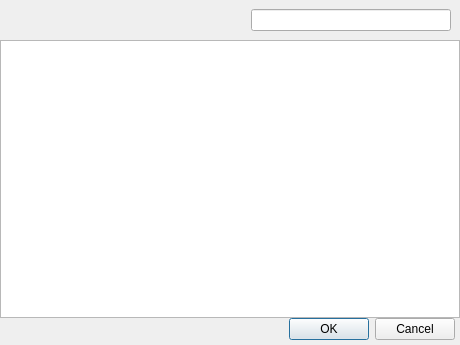
<?xml version="1.0" encoding="UTF-8"?>
<ui version="4.0">
 <class>FilesetGroupChooser</class>
 <widget class="QDialog" name="FilesetGroupChooser">
  <property name="geometry">
   <rect>
    <x>0</x>
    <y>0</y>
    <width>460</width>
    <height>345</height>
   </rect>
  </property>
  <property name="windowTitle">
   <string>Choose a fileset group</string>
  </property>
  <layout class="QVBoxLayout" name="verticalLayout">
   <property name="spacing">
    <number>0</number>
   </property>
   <property name="leftMargin">
    <number>0</number>
   </property>
   <property name="topMargin">
    <number>0</number>
   </property>
   <property name="rightMargin">
    <number>0</number>
   </property>
   <property name="bottomMargin">
    <number>0</number>
   </property>
   <item>
    <widget class="ViewSearchHeader" name="widget" native="true">
     <layout class="QHBoxLayout" name="horizontalLayout">
      <item>
       <spacer name="searchSpacer_5">
        <property name="orientation">
         <enum>Qt::Horizontal</enum>
        </property>
        <property name="sizeType">
         <enum>QSizePolicy::Expanding</enum>
        </property>
        <property name="sizeHint" stdset="0">
         <size>
          <width>0</width>
          <height>13</height>
         </size>
        </property>
       </spacer>
      </item>
      <item>
       <widget class="SearchLineEdit" name="lineEditSearchFilesetGroups">
        <property name="sizePolicy">
         <sizepolicy hsizetype="Fixed" vsizetype="Fixed">
          <horstretch>0</horstretch>
          <verstretch>0</verstretch>
         </sizepolicy>
        </property>
        <property name="minimumSize">
         <size>
          <width>200</width>
          <height>0</height>
         </size>
        </property>
       </widget>
      </item>
     </layout>
    </widget>
   </item>
   <item>
    <widget class="StyledTreeView" name="filesetGroupsView"/>
   </item>
   <item>
    <layout class="QHBoxLayout" name="horizontalLayout_2">
     <property name="rightMargin">
      <number>5</number>
     </property>
     <property name="bottomMargin">
      <number>5</number>
     </property>
     <item>
      <widget class="QDialogButtonBox" name="buttonBox">
       <property name="orientation">
        <enum>Qt::Horizontal</enum>
       </property>
       <property name="standardButtons">
        <set>QDialogButtonBox::Cancel|QDialogButtonBox::Ok</set>
       </property>
      </widget>
     </item>
    </layout>
   </item>
  </layout>
 </widget>
 <customwidgets>
  <customwidget>
   <class>SearchLineEdit</class>
   <extends>QLineEdit</extends>
   <header>FileWaveGuiLib/searchlineedit/searchlineedit.h</header>
  </customwidget>
  <customwidget>
   <class>ViewSearchHeader</class>
   <extends>QWidget</extends>
   <header>FWAdminLib/ViewSearchHeader.h</header>
   <container>1</container>
  </customwidget>
  <customwidget>
   <class>StyledTreeView</class>
   <extends>QTreeView</extends>
   <header>FileWaveGuiLib/styledviews/styledtreeview.h</header>
  </customwidget>
 </customwidgets>
 <resources/>
 <connections>
  <connection>
   <sender>buttonBox</sender>
   <signal>accepted()</signal>
   <receiver>FilesetGroupChooser</receiver>
   <slot>accept()</slot>
   <hints>
    <hint type="sourcelabel">
     <x>248</x>
     <y>254</y>
    </hint>
    <hint type="destinationlabel">
     <x>157</x>
     <y>274</y>
    </hint>
   </hints>
  </connection>
  <connection>
   <sender>buttonBox</sender>
   <signal>rejected()</signal>
   <receiver>FilesetGroupChooser</receiver>
   <slot>reject()</slot>
   <hints>
    <hint type="sourcelabel">
     <x>316</x>
     <y>260</y>
    </hint>
    <hint type="destinationlabel">
     <x>286</x>
     <y>274</y>
    </hint>
   </hints>
  </connection>
 </connections>
</ui>
